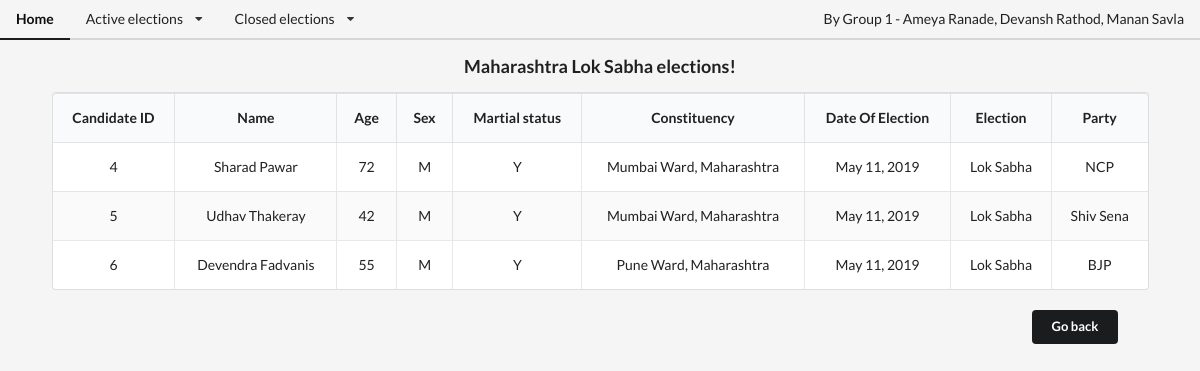
/election/1, run on the app's committed database.
### Election/models.py (models this page shows, shortened)
class Candidate(models.Model):
    c_id = models.IntegerField(primary_key = True)
    name = models.CharField(max_length = 20, blank=True)
    age = models.IntegerField()
    sex = models.CharField(max_length = 1)
    m_status = models.CharField(max_length = 1)
    consti_id = models.ForeignKey(Constituency, on_delete = models.CASCADE)
    e_id = models.ForeignKey(Election, on_delete = models.CASCADE)
    p_id = models.ForeignKey(Party, on_delete = models.CASCADE)

class Constituency(models.Model):
    consti_id = models.IntegerField(primary_key = True)
    ward = models.CharField(max_length = 20, blank=True)
    state = models.CharField(max_length = 20, blank=True)

class Election(models.Model):
    e_id = models.IntegerField(primary_key = True)
    state = models.CharField(max_length = 20, blank=True)
    date_of_elections = models.DateField()
    purpose = models.CharField(max_length = 25, blank=True)

class Party(models.Model):
    p_id = models.IntegerField(primary_key = True)
    party_name = models.CharField(max_length = 20, blank=True)
    symbol = models.CharField(max_length = 20, blank=True)

### Election/views.py (the view)
# urls.py: path('election/<int:pk>', ElectionView.as_view(), name = 'elections_view'),
class ElectionView(ListView):
	model = Candidate
	template_name = 'election.html'
	def get_context_data(self, *args, **kwargs):
		candidates = Candidate.objects.all()
		context = super(ElectionView, self).get_context_data(*args, **kwargs)
		context["candidates"] = candidates
		return context

### Election/templates/election.html (shortened to what this page needs)
{% extends 'base.html' %}
{% block content %}
    <div style="margin-top: 15px;" class="ui container text-center">
        <table class="ui celled padded striped table text-center" style="width: 100%; padding: 0%;">
            {% if request.get_full_path == "/election/1" %}
                <thead>
                    <th> Candidate ID </th>
                    <th> Name </th>
                    <th> Age </th>
                    <th> Sex </th>
                    <th> Martial status </th>
                    <th> Constituency </th>
                    <th> Date Of Election </th>
                    <th> Election </th>
                    <th> Party </th>
                </thead>
                <h3> Maharashtra Lok Sabha elections! </h3>
                {% for candidate in candidates %}
                    {% if candidate.e_id.e_id == 1 %}
                        <tr>
                            <td> {{ candidate.c_id }} </td>
                            <td> {{ candidate.name }} </td>
                            <td> {{ candidate.age }} </td>
                            <td> {{ candidate.sex }} </td>
                            <td> {{ candidate.m_status }} </td>
                            <td> {{ candidate.consti_id.ward }}, {{ candidate.consti_id.state }} </td>
                            <td> {{ candidate.e_id.date_of_elections }} </td>
                            <td> {{ candidate.e_id.purpose }} </td>
                            <td> {{ candidate.p_id.party_name }} </td>
                        </tr>
                    {% endif %}
                {% endfor %}
            {% endif %}
        </table>
    </div>
    <br>
    <button class="ui small secondary button" style="margin-left: 86%;"><a href="/" style="color: white;"> Go back </a></button>
{% endblock %}

### Election/templates/base.html (style rules this page uses)
body { background-color: whitesmoke; }

### data on the page
Candidate: c_id "4", name "Sharad Pawar", age "72", sex "M", m_status "Y", consti_id.ward "Mumbai Ward", consti_id.state "Maharashtra", e_id.date_of_elections "May 11, 2019", e_id.purpose "Lok Sabha", p_id.party_name "NCP"
Candidate: c_id "5", name "Udhav Thakeray", age "42", sex "M", m_status "Y", consti_id.ward "Mumbai Ward", consti_id.state "Maharashtra", e_id.date_of_elections "May 11, 2019", e_id.purpose "Lok Sabha", p_id.party_name "Shiv Sena"
Candidate: c_id "6", name "Devendra Fadvanis", age "55", sex "M", m_status "Y", consti_id.ward "Pune Ward", consti_id.state "Maharashtra", e_id.date_of_elections "May 11, 2019", e_id.purpose "Lok Sabha", p_id.party_name "BJP"
